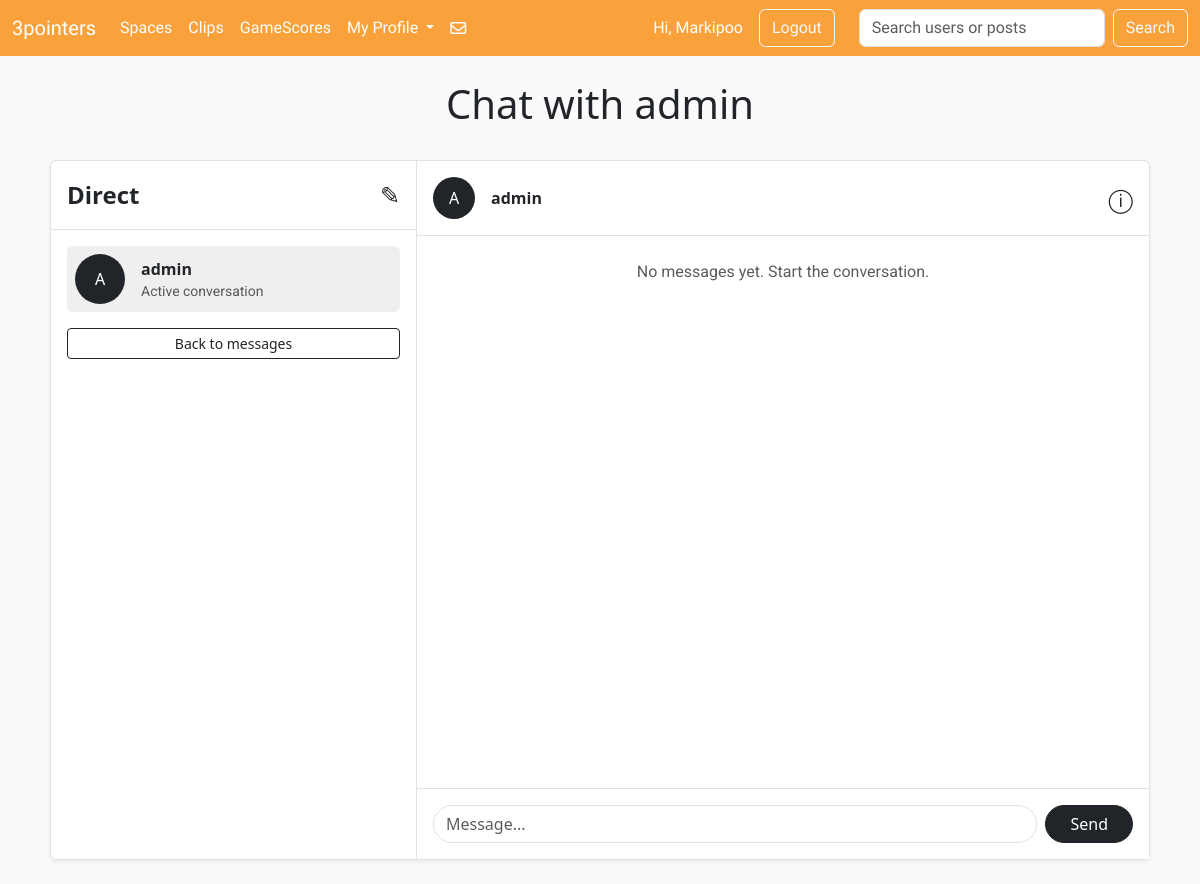
Before: /direct_messages/admin/ (signed in) with the older database file.
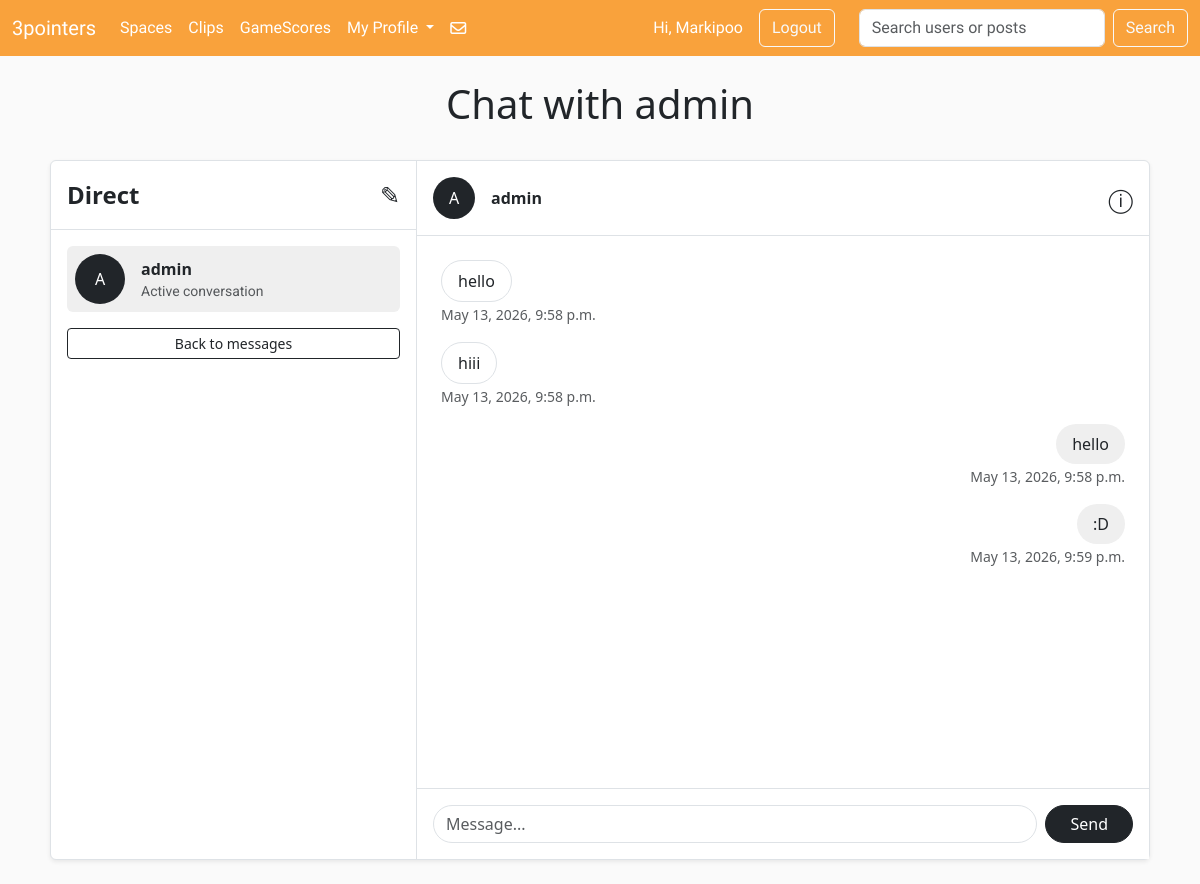
After: the same page with the newer database file.
### sportApp/models.py (models this page shows, shortened)
class DirectMessage(models.Model):
    sender = models.ForeignKey(User, on_delete=models.CASCADE, related_name="sent_messages")
    receiver = models.ForeignKey(User, on_delete=models.CASCADE, related_name="received_messages")
    message = models.TextField()
    created_at = models.DateTimeField(auto_now_add=True)

### sportApp/views.py (the view, shortened to what this page needs)
# urls.py: path("direct_messages/<str:username>/", views.dm_chat, name="dm_chat"),
@login_required
def dm_chat(request, username):
    other_user = get_object_or_404(User, username=username)
    messages = DirectMessage.objects.filter(
        Q(sender=request.user, receiver=other_user) |
        Q(sender=other_user, receiver=request.user)
    ).order_by("created_at")
    return render(request, "dm_chat.html", {
        "other_user": other_user,
        "messages": messages
    })

### sportApp/templates/dm_chat.html (shortened to what the changed rows need)
{% extends "base.html" %}
{% load static %}
{% block content %}
<div class="container-fluid py-4" style="background:#fafafa; min-height:100vh;">
    <div class="d-flex justify-content-center align-items-center mb-4">
        <h1>Chat with {{ other_user.username }}</h1>
    </div>
    <div class="container">
        <div class="card border shadow-sm mx-auto" style="max-width:1100px; height:700px;">
            <div class="row g-0 h-100">
                <div class="col-md-8 d-flex flex-column">
                    <div class="flex-grow-1 p-4"
                         style="overflow-y:auto; background:#fff;">
                        {% for msg in messages %}
                            {% if msg.sender == request.user %}
                                <div class="text-end mb-3">
                                    <div class="d-inline-block px-3 py-2 rounded-pill"
                                         style="background:#efefef; max-width:70%;">
                                        {{ msg.message }}
                                    </div>
                                    <br>
                                    <small class="text-muted">
                                        {{ msg.created_at }}
                                    </small>
                                </div>
                            {% else %}
                                <div class="text-start mb-3">
                                    <div class="d-inline-block px-3 py-2 rounded-pill border"
                                         style="background:#fff; max-width:70%;">
                                        {{ msg.message }}
                                    </div>
                                    <br>
                                    <small class="text-muted">
                                        {{ msg.created_at }}
                                    </small>
                                </div>
                            {% endif %}
                        {% empty %}
                            <p class="text-center text-muted">
                                No messages yet. Start the conversation.
                            </p>
                        {% endfor %}
                    </div>
                </div>
            </div>
        </div>
    </div>
</div>
{% endblock %}

Changed rows visible on the page:
added DirectMessage: message "hello", created_at "May 13, 2026, 9:58 p.m."
added DirectMessage: message "hiii", created_at "May 13, 2026, 9:58 p.m."
added DirectMessage: message "hello", created_at "May 13, 2026, 9:58 p.m."
added DirectMessage: message ":D", created_at "May 13, 2026, 9:59 p.m."
Other visible differences:
text no longer shown: "No messages yet. Start the conversation."
